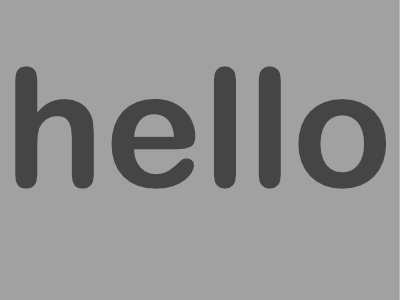
#> input picture images/hello.png, 400 x 300 px
$ python shifty.py
#> lines starting #> are read from the running program, lines starting #| are printed output that depends on the picture
from PIL import Image, ImageFilter
import numpy as np
from scipy.ndimage import gaussian_filter

# Shifty

# Inputs
# Frames as array of images (all same WxH)
W = 400
H = 300
Frames = [np.array(Image.open('images/hello.png').convert('L')), np.array(Image.open('images/world.png').convert('L'))]
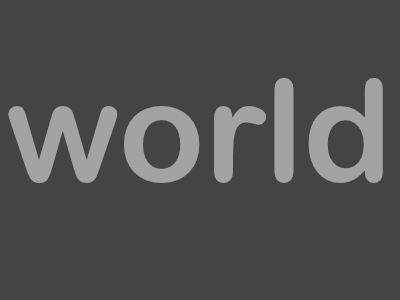
#> input picture images/world.png, 400 x 300 px
# PixelsShiftPerFrame pixels per shift
PSPF = 10

BG_DIMS = [H, W]
FG_DIMS = [H, W + (len(Frames) - 1) * PSPF]
#> FG_DIMS = [300, 410]
# Frames[0].filter(ImageFilter.BLUR).show()

def showBW(imArray):
  im = Image.new("L", [W,H])
  im.putdata(np.reshape(np.uint8((imArray)), [H*W, 1]))
  im.show()

randBG = np.random.randint(2, size=BG_DIMS)
randFG = np.random.randint(2, size=FG_DIMS)
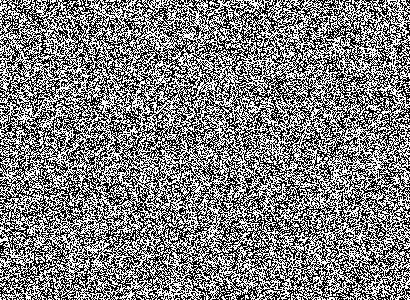
#> randFG: shape (300, 410) int64; values 0 (black) and 1 (white), 50.2% white; black in thin lines or dots

randFrames = [ np.maximum(randBG[0:H, 0:W], randFG[0:H, i*PSPF:i*PSPF+W]) for i, f in enumerate(range(1))]
#> randFrames = 1 item
for f in randFrames:
#> (the run stopped early here; a loop or call above may not have finished)
